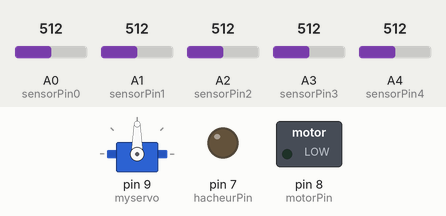
Simulated run of this sketch. Board: Arduino Uno, built with avr-gcc and run on an emulated ATmega328P. Shown: servo, switched loads named in the sketch (green lamp = pin HIGH), output pins drawn as LEDs (lit = HIGH). Inputs (shaded band) come from the test bench; at power-on: A0 (sensorPin0) = 512, A1 (sensorPin1) = 512, A2 (sensorPin2) = 512, A3 (sensorPin3) = 512, A4 (sensorPin4) = 512.

Above: at 1.2 s.
1.3 s: A0 (sensorPin0) set to 521
At 2.5 s:
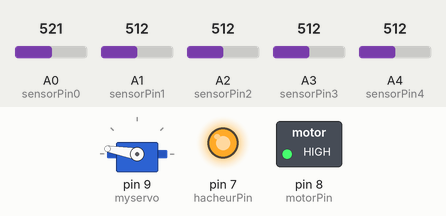
2.8 s: A1 (sensorPin1) set to 540
At 3.7 s:
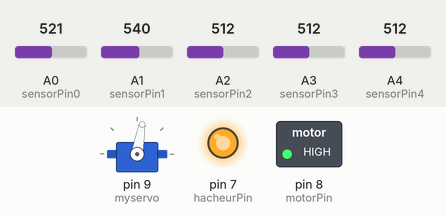
4.3 s: A2 (sensorPin2) set to 548
At 4.9 s:
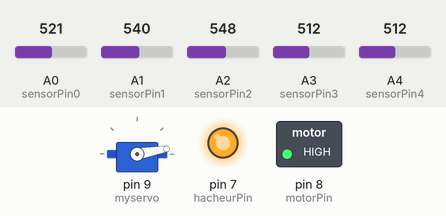
5.8 s: A3 (sensorPin3) set to 716
At 6.1 s:
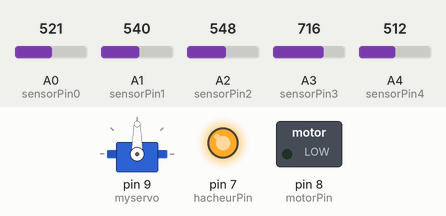
7.3 s: A3 (sensorPin3) set to 306
At 8.2 s:
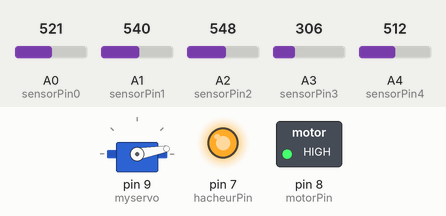
8.8 s: A4 (sensorPin4) set to 716
At 9.4 s:
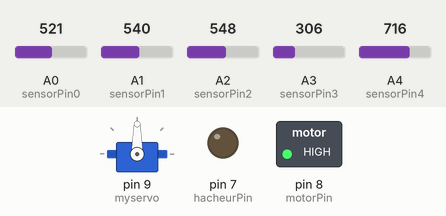
Timing chart, 0 to 11.3 s (numbered marks = the images above; inputs shaded):
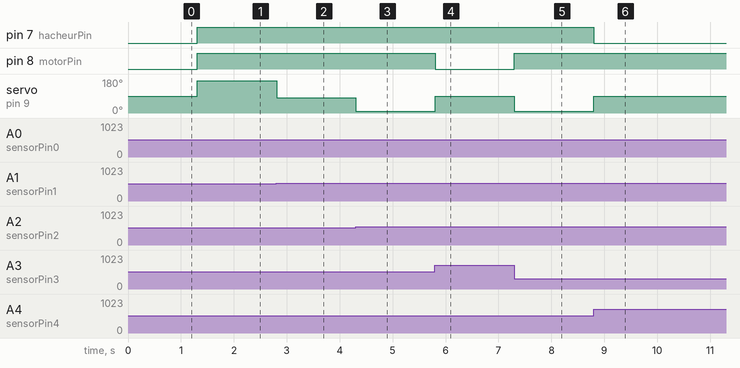

Measured:
- the behaviour switches between 512 and 513 on A0 (sensorPin0) (found by bisection; images 0 and 1)
- the behaviour switches between 521 and 522 on A1 (sensorPin1) (found by bisection; images 1 and 2)
- the behaviour switches between 540 and 541 on A2 (sensorPin2) (found by bisection; images 2 and 3)
- after the input at 1.3 s, pin 7 (hacheurPin), pin 8 (motorPin): LOW → HIGH at once; servo on pin 9 (myservo): 90° → 170° at once
- after the input at 2.8 s, servo on pin 9 (myservo): 170° → 80° at once
- after the input at 4.3 s, servo on pin 9 (myservo): 80° → 10° at once
- after the input at 5.8 s, pin 8 (motorPin): HIGH → LOW at once; servo on pin 9 (myservo): 10° → 90° at once
- after the input at 7.3 s, pin 8 (motorPin): LOW → HIGH at once; servo on pin 9 (myservo): 90° → 10° at once
- after the input at 8.8 s, pin 7 (hacheurPin): HIGH → LOW at once; servo on pin 9 (myservo): 10° → 90° at once

The sketch:

photobot2_1.ino
```cpp
#include <Servo.h>
int sensorPin0 = 0;
int sensorPin1 = 1;
int sensorPin2 = 2;
int sensorPin3 = 3;
int sensorPin4 = 4;
int time;
int hacheurPin = 7;
int motorPin = 8;


Servo myservo;  // create servo object to control a servo
                // a maximum of eight servo objects can be created
int pos=90;    // variable to store the servo position

void setup()
{
  myservo.attach(9);  // attaches the servo on pin 9 to the servo object
  pinMode(motorPin,OUTPUT);
  pinMode(hacheurPin, OUTPUT);


}


void loop()
{

  myservo.write(pos);

  delay(30);
  time = 400;


  while(1)
  {


  if((analogRead(sensorPin0)>analogRead(sensorPin1)) && (analogRead(sensorPin0)>analogRead(sensorPin2)) && (analogRead(sensorPin0)>analogRead(sensorPin3)) && (analogRead(sensorPin0)>analogRead(sensorPin4)))
    {
       myservo.write(170);
       digitalWrite(hacheurPin,HIGH);
       digitalWrite(motorPin,HIGH);
    }
  if((analogRead(sensorPin1)>analogRead(sensorPin0)) && (analogRead(sensorPin1)>analogRead(sensorPin2)) && (analogRead(sensorPin1)>analogRead(sensorPin3)) && (analogRead(sensorPin1)>analogRead(sensorPin4)) )
    {
       myservo.write(80);
       digitalWrite(hacheurPin,HIGH);
       digitalWrite(motorPin,HIGH);
    }
  if((analogRead(sensorPin2)>analogRead(sensorPin0)) && (analogRead(sensorPin2)>analogRead(sensorPin1)) && (analogRead(sensorPin2)>analogRead(sensorPin3)) && (analogRead(sensorPin2)>analogRead(sensorPin4)) )
    {
       myservo.write(10);
       digitalWrite(hacheurPin,HIGH);
       digitalWrite(motorPin,HIGH);
    }
  if((analogRead(sensorPin3)>analogRead(sensorPin0)) && (analogRead(sensorPin3)>analogRead(sensorPin1)) && (analogRead(sensorPin3)>analogRead(sensorPin2)) && (analogRead(sensorPin3)>analogRead(sensorPin4)))
    {
       myservo.write(90);
       digitalWrite(hacheurPin,HIGH);
       digitalWrite(motorPin,LOW);
    }
  if((analogRead(sensorPin4)>analogRead(sensorPin0)) && (analogRead(sensorPin4)>analogRead(sensorPin1)) && (analogRead(sensorPin4)>analogRead(sensorPin2)) && (analogRead(sensorPin4)>analogRead(sensorPin3)))
    {
      myservo.write(90);
      digitalWrite(hacheurPin,LOW);
delay(60);

    }

  if((analogRead(sensorPin3)>analogRead(sensorPin4)) && (analogRead(sensorPin3)>analogRead(sensorPin1)) && (analogRead(sensorPin3)>analogRead(sensorPin0)) && (analogRead(sensorPin3)>analogRead(sensorPin2)))
    {
       myservo.write(90);
       digitalWrite(motorPin,LOW);
       digitalWrite(hacheurPin,HIGH);
    }


    delay(10);
    time=time-1;
}
  }
```
